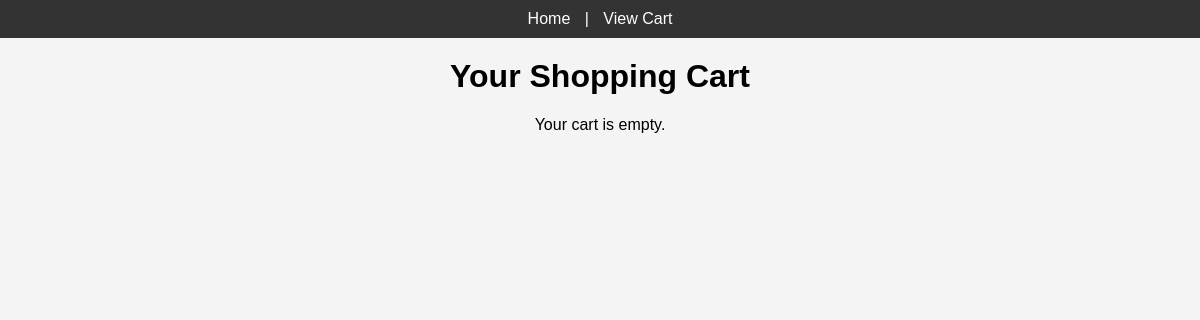
Page /view-cart/ (signed in) on the earlier database version.
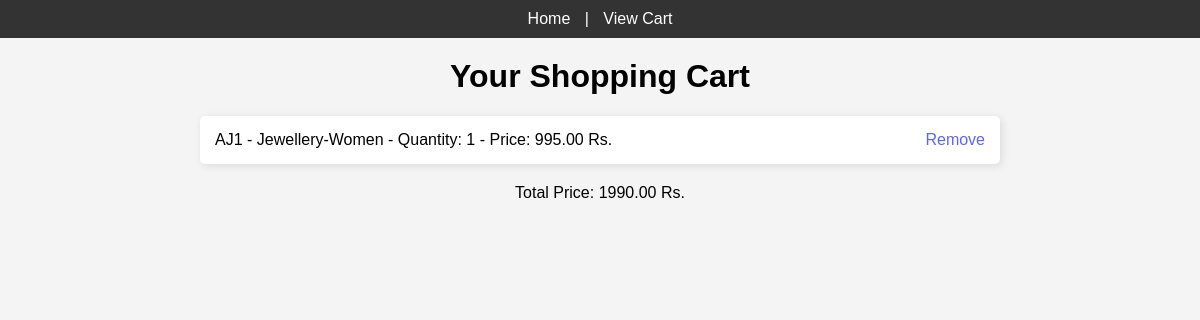
Same page on the later database version.
### shopping/models.py (models this page shows)
class OrderItem(models.Model):
    order = models.ForeignKey(Order, related_name='items', on_delete=models.CASCADE)
    product = models.ForeignKey(Product, on_delete=models.CASCADE)
    quantity = models.IntegerField(default=1)
    price = models.DecimalField(max_digits=10, decimal_places=2)

class Product(models.Model):
    brand = models.ForeignKey(Brand, on_delete=models.CASCADE, related_name='products')
    category = models.ForeignKey(Category, on_delete=models.CASCADE, related_name='products')
    product_id = models.CharField(max_length=50, unique=True)
    name = models.CharField(max_length=255)
    description = models.TextField()
    size = models.CharField(max_length=50)
    currency = models.CharField(max_length=10)
    sell_price = models.DecimalField(max_digits=10, decimal_places=2)
    original_price = models.DecimalField(max_digits=10, decimal_places=2, null=True)  #Allow Null Value
    discount = models.TextField()

class Order(models.Model):
    user = models.ForeignKey(settings.AUTH_USER_MODEL, on_delete=models.CASCADE)
    created_at = models.DateTimeField(auto_now_add=True)
    updated_at = models.DateTimeField(auto_now=True)
    total_price = models.DecimalField(max_digits=10, decimal_places=2, default=0.00)

### shopping/views.py (the view)
# urls.py: path('view-cart/', views.view_cart, name='view_cart'),
def view_cart(request):
    cart = Order.objects.filter(user=request.user).order_by('-created_at').first()
    if cart and cart.items.exists():
        return render(request, 'shopping/cart_details.html', {'cart': cart})
    else:
        return render(request, 'shopping/cart_details.html', {'message': 'Your cart is empty.'})

### shopping/templates/shopping/cart_details.html (shortened to what this page needs)
<!DOCTYPE html>
<html lang="en">
<head>
</head>
<body>
    <nav>
        <a href="{% url 'shopping:brand_list' %}">Home</a> |
        <a href="{% url 'shopping:view_cart' %}">View Cart</a>
    </nav>
    <h1>Your Shopping Cart</h1>
    {% if cart %}
    <ul>
        {% for item in cart.items.all %}
        <li>
            <span>{{ item.product.name }} - Quantity: {{ item.quantity }} - Price: {{ item.price | floatformat:2 }} {{ item.product.currency }}</span>
            <a href="{% url 'shopping:remove_from_cart' item.id %}">Remove</a>
        </li>
        {% endfor %}
    </ul>
    <p>Total Price: {{ cart.total_price | floatformat:2 }} {{ cart.items.first.product.currency }}</p>
    {% else %}
    <p>{{ message }}</p>
    {% endif %}
</body>
</html>

Differences in the rows shown:
added OrderItem: product.name "AJ1 - Jewellery-Women", quantity "1", price "995.00", product.currency "Rs."
added Order: total_price "1990.00", items.first.product.currency "Rs."
Other differences:
{{ message }}: "Your cart is empty." → (not shown)
text now shown: "Total Price:"
